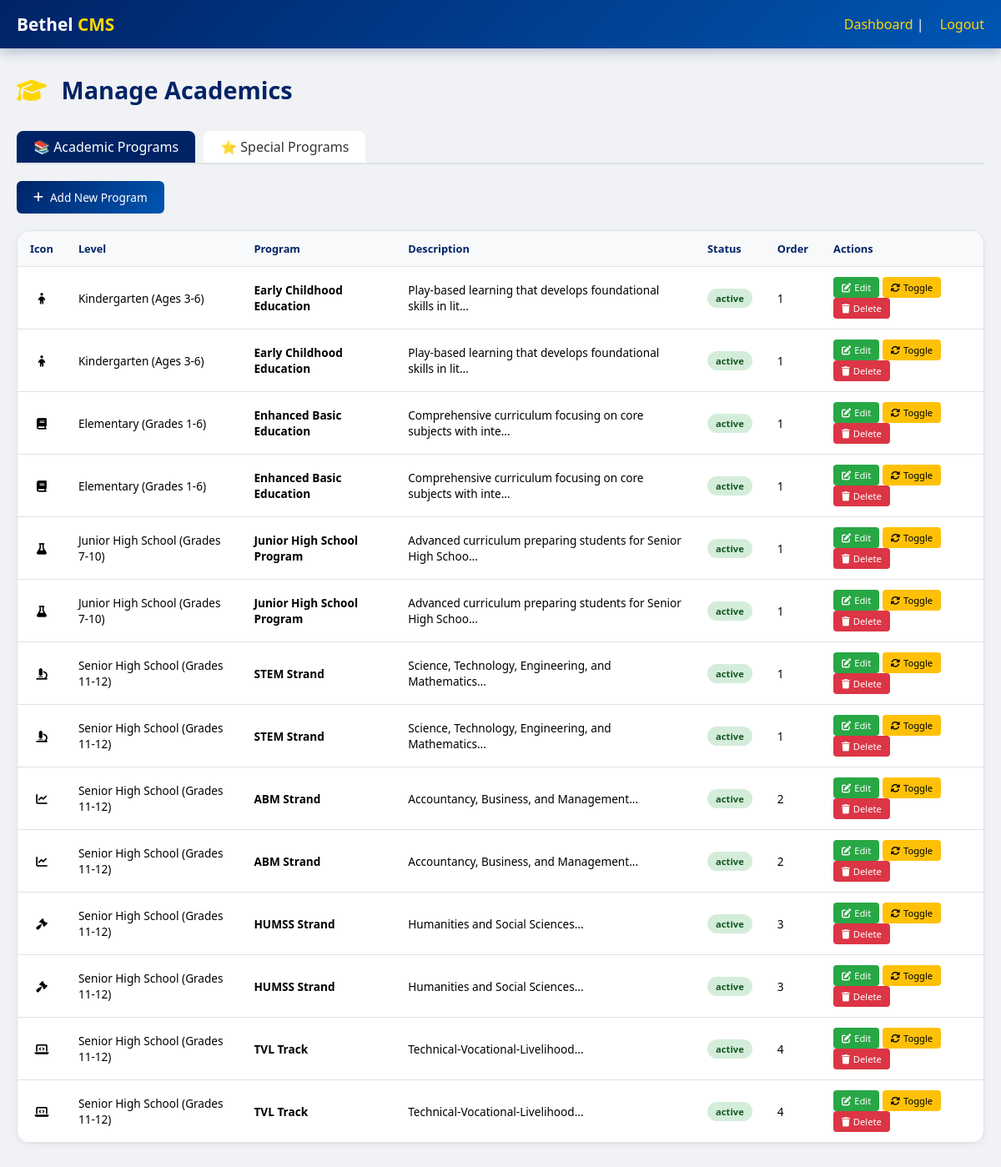
Before: /admin/manage-academics.php (signed in) with the older database file.
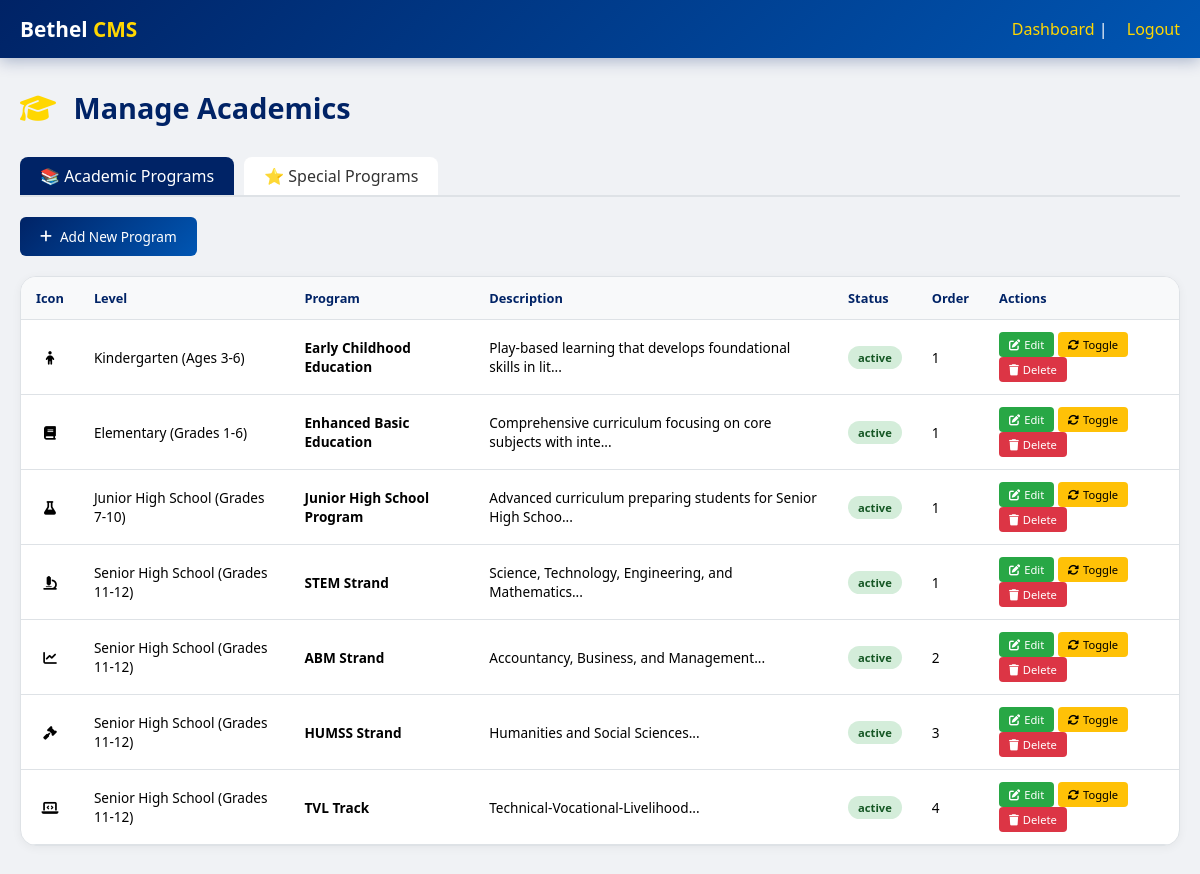
After: the same page with the newer database file.
### tables this page shows
CREATE TABLE `academic_programs` (
  `id` int(11) NOT NULL,
  `level_id` int(11) DEFAULT NULL,
  `title` varchar(200) NOT NULL,
  `description` text DEFAULT NULL,
  `features` text DEFAULT NULL,
  `icon_class` varchar(100) DEFAULT 'fas fa-graduation-cap',
  `display_order` int(11) DEFAULT 0,
  `status` enum('active','inactive') DEFAULT 'active',
  `created_at` timestamp NOT NULL DEFAULT current_timestamp()
);

CREATE TABLE `academic_levels` (
  `id` int(11) NOT NULL,
  `level_name` varchar(100) NOT NULL,
  `display_order` int(11) DEFAULT 0,
  `status` enum('active','inactive') DEFAULT 'active',
  `created_at` timestamp NOT NULL DEFAULT current_timestamp()
);

### admin/manage-academics.php (the view, shortened to what this page needs)
<?php
require_once '../includes/db.php';
$active_tab = isset($_GET['tab']) ? $_GET['tab'] : 'programs';
$programs = $pdo->query("SELECT p.*, l.level_name FROM academic_programs p LEFT JOIN academic_levels l ON p.level_id = l.id ORDER BY l.display_order, p.display_order")->fetchAll();
?>
<!DOCTYPE html>
<html lang="en">
<head>
    <link rel="stylesheet" href="https://cdnjs.cloudflare.com/ajax/libs/font-awesome/6.4.0/css/all.min.css">
    <link rel="stylesheet" href="../css/admin-style.css">
</head>
<body>
<div class="admin-wrapper">
    <nav class="admin-nav"><div class="admin-nav-container"><div class="admin-logo">Bethel <span>CMS</span></div><div class="admin-user"><a href="dashboard.php">Dashboard</a> | <a href="logout.php">Logout</a></div></div></nav>
    <div class="admin-container">
        <div class="page-header"><h1><i class="fas fa-graduation-cap"></i> Manage Academics</h1></div>
        <div class="tabs">
            <a href="manage-academics.php?tab=programs" class="tab <?php echo $active_tab == 'programs' ? 'active' : ''; ?>">📚 Academic Programs</a>
            <a href="manage-academics.php?tab=special" class="tab <?php echo $active_tab == 'special' ? 'active' : ''; ?>">⭐ Special Programs</a>
        </div>
        <?php if ($active_tab == 'programs'): ?>
            <button class="btn-primary" onclick="openProgramModal()"><i class="fas fa-plus"></i> Add New Program</button>
            <div class="data-table-container">
                <table class="data-table">
                    <thead><tr><th>Icon</th><th>Level</th><th>Program</th><th>Description</th><th>Status</th><th>Order</th><th>Actions</th></tr></thead>
                    <tbody>
                        <?php foreach($programs as $p): ?>
                        <tr>
                            <td class="icon-preview"><i class="<?php echo htmlspecialchars($p['icon_class'] ?: 'fas fa-graduation-cap'); ?>"></i></td>
                            <td><?php echo htmlspecialchars($p['level_name']); ?></td>
                            <td><strong><?php echo htmlspecialchars($p['title']); ?></strong></td>
                            <td><?php echo htmlspecialchars(substr($p['description'],0,60)); ?>...</td>
                            <td><span class="status-badge status-<?php echo $p['status']; ?>"><?php echo $p['status']; ?></span></td>
                            <td><?php echo $p['display_order']; ?></td>
                            <td class="actions">
                                <button class="btn-edit" onclick='editProgram(<?php echo json_encode($p); ?>)'><i class="fas fa-edit"></i> Edit</button>
                                <a href="?toggle_program=<?php echo $p['id']; ?>&tab=programs" class="btn-toggle"><i class="fas fa-sync-alt"></i> Toggle</a>
                                <a href="?delete_program=<?php echo $p['id']; ?>&tab=programs" class="btn-delete" onclick="return confirm('Delete?')"><i class="fas fa-trash"></i> Delete</a>
                            </td>
                        </tr>
                        <?php endforeach; ?>
                    </tbody>
                </table>
            </div>
        <?php endif; ?>
    </div>
</div>
</body>
</html>

Changed rows visible on the page:
removed academic_programs: academic_levels.level_name "Kindergarten (Ages 3-6)", title "Early Childhood Education", description "Play-based learning that develops foundational skills in lit", status "active", display_order "1"
removed academic_programs: academic_levels.level_name "Elementary (Grades 1-6)", title "Enhanced Basic Education", description "Comprehensive curriculum focusing on core subjects with inte", status "active", display_order "1"
removed academic_programs: academic_levels.level_name "Junior High School (Grades 7-10)", title "Junior High School Program", description "Advanced curriculum preparing students for Senior High Schoo", status "active", display_order "1"
removed academic_programs: academic_levels.level_name "Senior High School (Grades 11-12)", title "STEM Strand", description "Science, Technology, Engineering, and Mathematics", status "active", display_order "1"
removed academic_programs: academic_levels.level_name "Senior High School (Grades 11-12)", title "ABM Strand", description "Accountancy, Business, and Management", status "active", display_order "2"
removed academic_programs: academic_levels.level_name "Senior High School (Grades 11-12)", title "HUMSS Strand", description "Humanities and Social Sciences", status "active", display_order "3"
removed academic_programs: academic_levels.level_name "Senior High School (Grades 11-12)", title "TVL Track", description "Technical-Vocational-Livelihood", status "active", display_order "4"
